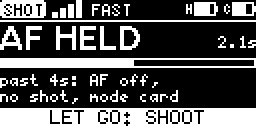
#> input picture assets/src/oled/frames/af-hold.pgm, 128 x 64 px, given in place of splash.pgm, which was not available (shown 2 times larger)
$ python make_screens.py
#> lines starting #> are read from the running program, lines starting #| are printed output that depends on the picture; after the words box and inside, x2 and y2 are one past the last pixel; in counts of white or black regions, pixels touching at a corner belong together
"""Turns the 128x64 frames in frames/ into bezelled PNGs and the two captioned sheets.

Run:  python make_screens.py
The frames come from build.sh, which runs the firmware's own drawing code on a PC.
"""
import os
from PIL import Image, ImageDraw, ImageFont

HERE = os.path.dirname(os.path.abspath(__file__))
FRAMES = os.path.join(HERE, "frames")
OUT = os.path.normpath(os.path.join(HERE, "..", "..", "screens"))

BLACK, GRAPHITE, GREY, LIGHT, ORANGE = "#0e0f11", "#23272b", "#868a8f", "#eceef0", "#ff6410"
PANEL = "#050607"      # unlit OLED
HN = "/System/Library/Fonts/HelveticaNeue.ttc"

def font(size, bold=False):
    return ImageFont.truetype(HN, size, index=1 if bold else 0)

# file name, short caption, longer caption (README), on the short sheet
SCREENS = [
    ("splash", "Splash", "Start-up splash, shown for about 1.7 s on a cold boot only.", True),
    ("ready", "Ready", "Home screen in SHOT mode: link up, camera ready. Top bar: mode, signal bars, link speed, handheld (H) and camera unit (C) batteries.", True),
    ("sending", "Sent", "A press has gone out over LoRa. First of four progress dots filled.", True),
    ("at-cam", "At the camera unit", "The camera unit has received the press (second dot).", True),
    ("pressed", "Pressed", "The camera took the press over Bluetooth (third dot). This is the tick to look for.", True),
    ("af-hold", "Focus held", "Button held: half-press, focus held. Let go and it shoots.", True),
    ("af-lock", "Focus locked", "AF LOCK mode: a tap has locked focus for 30 s. The next tap fires at once, a hold unlocks.", True),
    ("timer", "Self-timer", "Self-timer (set to 5 s here) counting down with focus held (AF ON). Any press stops it.", True),
    ("interval", "Interval", "Interval run: shots taken, time to the next one, and the airtime left this hour.", True),
    ("video", "Video", "VIDEO mode: a tap starts recording, the next tap stops it.", True),
    ("gps", "Where the camera is", "GPS view with both boards holding a fix: distance and compass direction to the camera unit.", True),
    ("camera-unit", "Camera unit", "The camera unit's own status page: Bluetooth state, camera name, radio signal, GPS and battery.", True),
    ("slow-link", "Long-range link", "Same home screen on the long-range setting: SLOW in the top bar (spreading factor 10 to 12).", False),
    ("mode-card", "Mode card", "The mode card: tap moves down the list, hold picks. It closes by itself after 6 s.", False),
    ("link", "Link view", "LINK view: signal each way, margin, spreading factor and bandwidth, transmit power, success rate, round trip time and airtime used.", False),
    ("menu", "Setup menu", "Setup menu on a relay handheld: click moves on, hold 1 s changes the item.", False),
    ("checking", "Checking the link", "Just after power-on: the handheld has asked the camera unit and is waiting for its first reply (radar sweep).", False),
    ("unknown", "Unknown result", "The press reached the camera unit but no result came back. Shown as UNKNOWN until the next press.", False),
]

def frame(name):
#> called with name = 'splash'
    return Image.open(os.path.join(FRAMES, name + ".pgm")).convert("L")
#> returned value is the input picture: PIL image 128x64 L; 33.7% white; 55 white regions (41 under 20 px), largest, box (x1, y1, x2, y2) and area: (0, 54, 128, 64) 1124, (0, 29, 128, 34) 460, (0, 0, 23, 9) 159

def bezel(name, scale, pad, radius):
    """The frame scaled with nearest-neighbour, on a dark rounded bezel. Returns RGBA."""
    src = frame(name).resize((128 * scale, 64 * scale), Image.NEAREST)
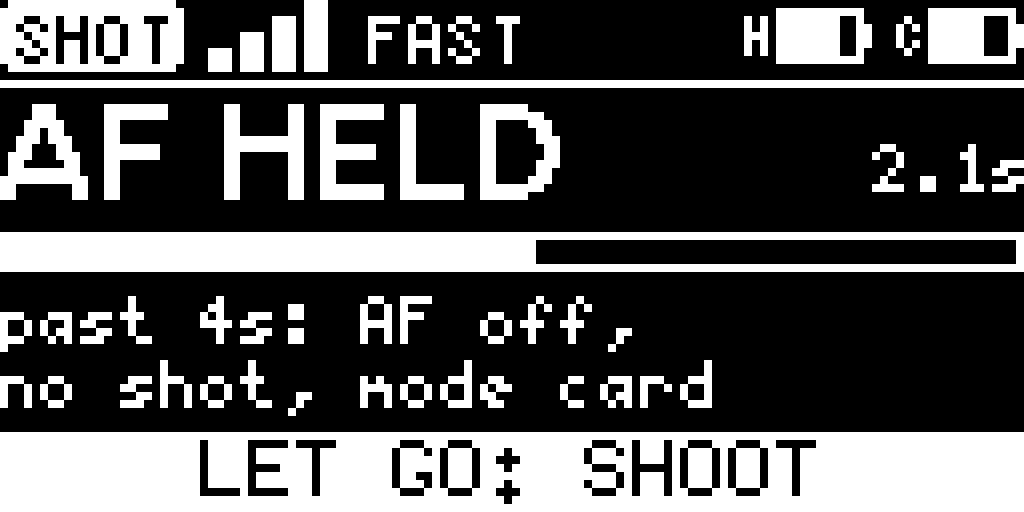
#> src: PIL image 1024x512 L; 33.7% white; 55 white regions, largest, box (x1, y1, x2, y2) and area: (0, 432, 1024, 512) 71936, (0, 232, 1024, 272) 29440, (0, 0, 184, 72) 10176
    lit = Image.new("RGB", src.size, LIGHT)
    panel = Image.new("RGB", src.size, PANEL)
    panel.paste(lit, (0, 0), src)
    w, h = src.size[0] + 2 * pad, src.size[1] + 2 * pad
#> w = 1104; h = 592
    ss = 4
    big = Image.new("RGBA", (w * ss, h * ss), (0, 0, 0, 0))
#> big: PIL image 4416x2368 RGBA; every value is 0
    d = ImageDraw.Draw(big)
    d.rounded_rectangle([0, 0, w * ss - 1, h * ss - 1], radius * ss, fill=GRAPHITE)
    b = max(2, scale // 2) * ss
    d.rounded_rectangle([b, b, w * ss - 1 - b, h * ss - 1 - b], (radius * ss) - b, fill=PANEL)
    out = big.resize((w, h), Image.LANCZOS)
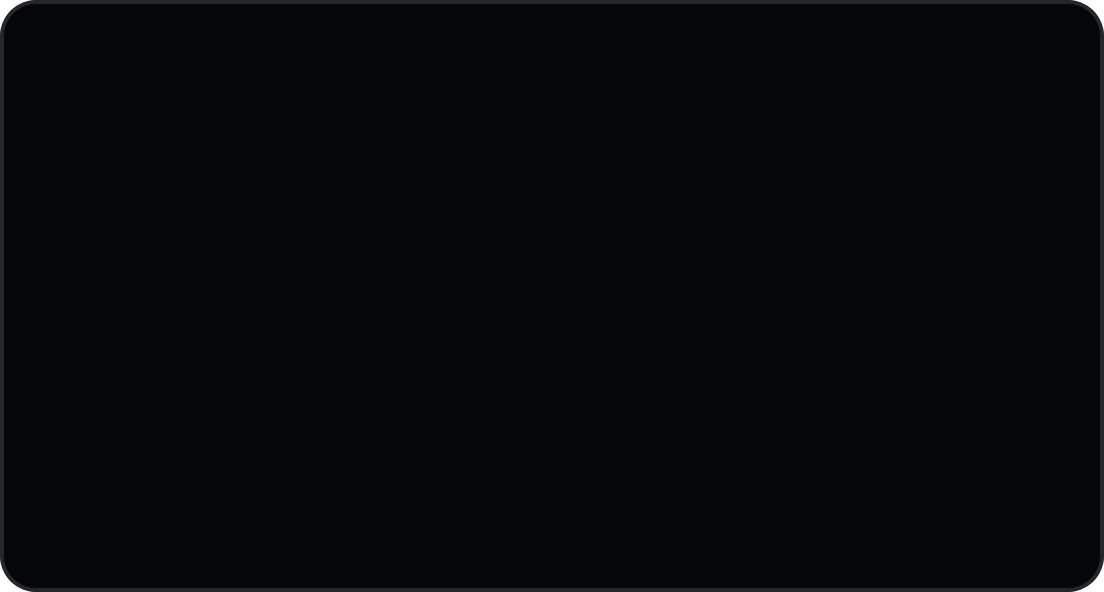
#> out: PIL image 1104x592 RGBA; mean R, G, B, A 5.6, 6.7, 7.7, 254.6; transparent parts drawn white
    out.paste(panel, (pad, pad))
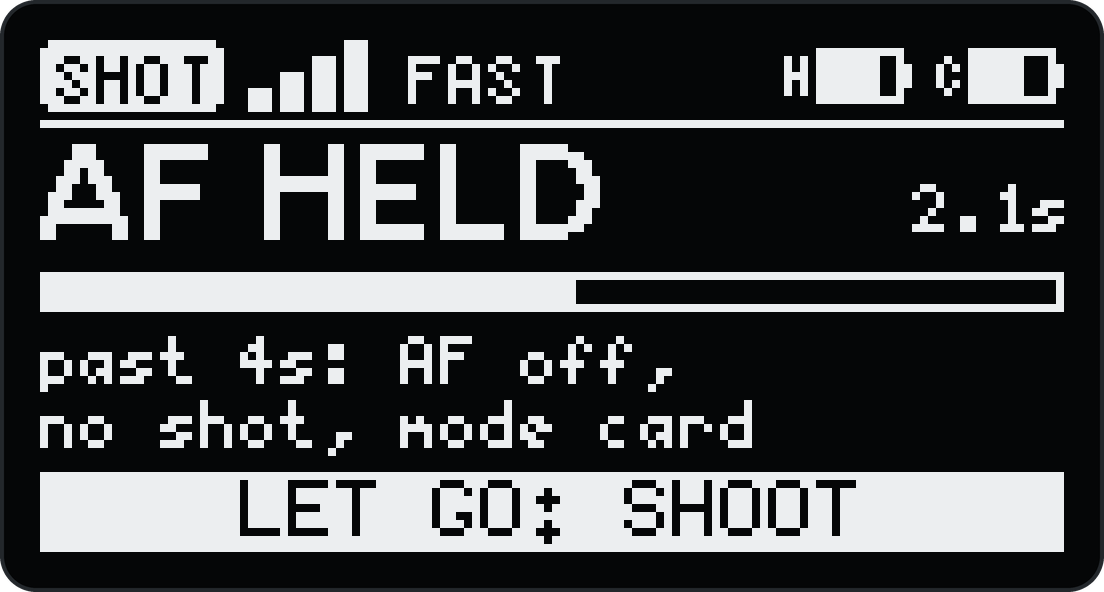
#> out: PIL image 1104x592 RGBA; mean R, G, B, A 68, 69.3, 70.6, 254.6; transparent parts drawn white
    return out

def singles():
    for name, _, _, _ in SCREENS:
        im = bezel(name, 8, 40, 36)
        canvas = Image.new("RGB", (im.width + 96, im.height + 96), BLACK)
        canvas.paste(im, (48, 48), im)
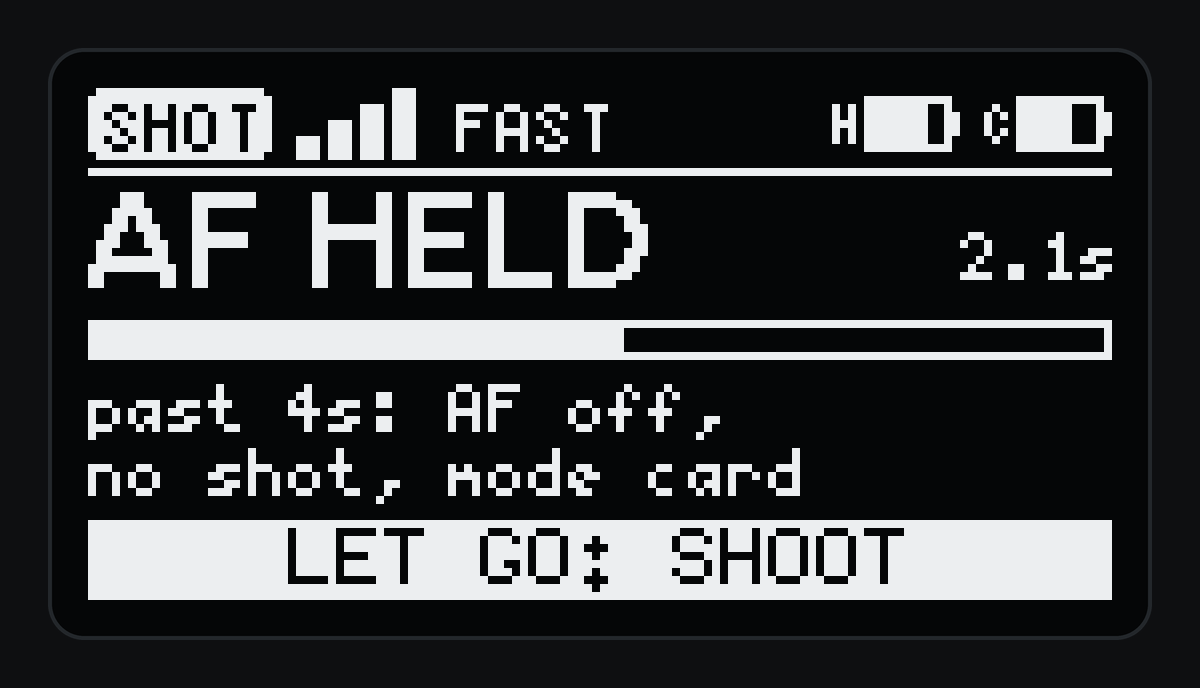
#> canvas: PIL image 1200x688 RGB; mean R, G, B 56.7, 58, 59.5
        canvas.save(os.path.join(OUT, name + ".png"), optimize=True)
#> pass 2 of the loop in singles, `for name, _, _, _ in SCREENS:`:
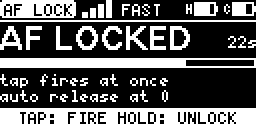
#> input picture assets/src/oled/frames/af-lock.pgm, 128 x 64 px, given in place of ready.pgm, which was not available (shown 2 times larger)
#> in frame, returned value is the input picture: PIL image 128x64 L; 36.6% white; 56 white regions (40 under 20 px), largest, box (x1, y1, x2, y2) and area: (0, 54, 128, 64) 1061, (0, 29, 128, 34) 538, (0, 0, 38, 9) 270
#> src: PIL image 1024x512 L; 36.6% white; 56 white regions, largest, box (x1, y1, x2, y2) and area: (0, 432, 1024, 512) 67904, (0, 232, 1024, 272) 34432, (0, 0, 304, 72) 17280
#> in bezel (call 2), `out.paste(panel, (pad, pad))`:
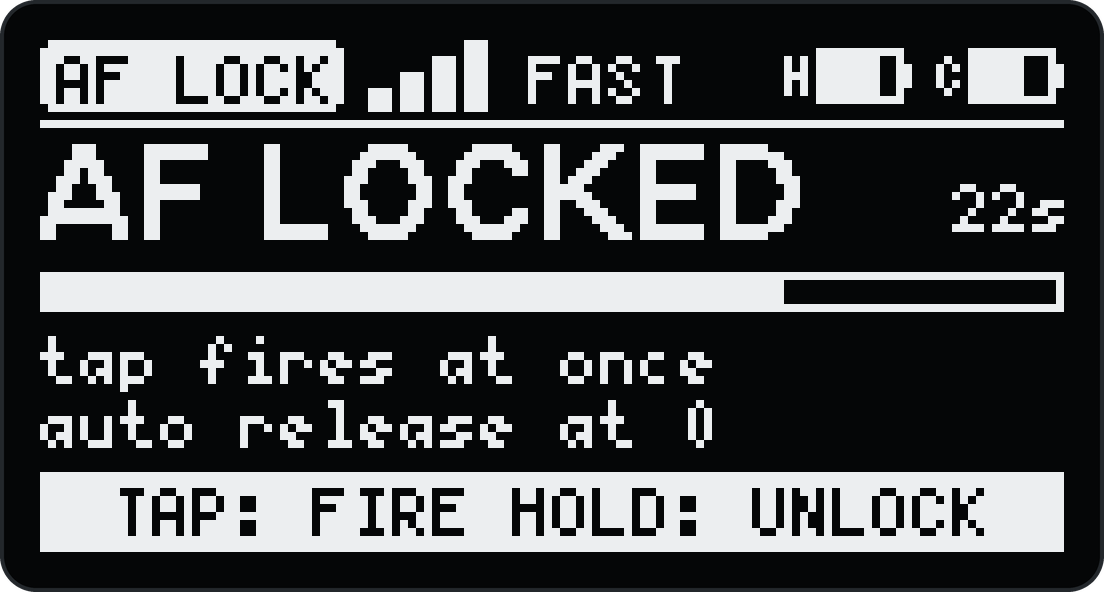
#> out: PIL image 1104x592 RGBA; mean R, G, B, A 73.4, 74.7, 76.1, 254.6; transparent parts drawn white
#> in singles, `canvas.paste(im, (48, 48), im)`:
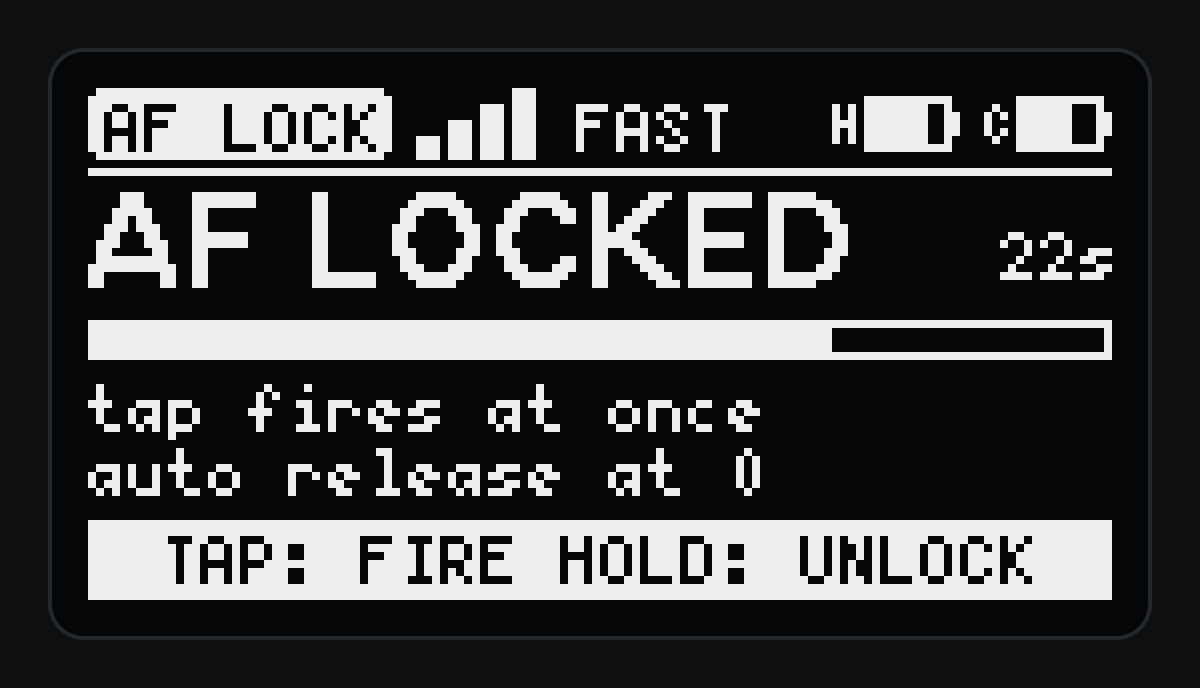
#> canvas: PIL image 1200x688 RGB; mean R, G, B 61, 62.3, 63.8

def sheet(out, screens, sub):
    cols, scale, pad = 4, 5, 24
    tile = bezel(screens[0][0], scale, pad, 22)
    tw, th = tile.size
    margin, gx, cap_h, gy = 96, 64, 64, 40
    rows = (len(screens) + cols - 1) // cols
    head = 250
    W = 2 * margin + cols * tw + (cols - 1) * gx
    H = head + rows * (th + cap_h) + (rows - 1) * gy + 150
    im = Image.new("RGB", (W, H), BLACK)
    d = ImageDraw.Draw(im)
    d.rectangle([margin, 92, margin + 56, 98], fill=ORANGE)
    d.text((margin, 118), "SLR Remote", font=font(64, True), fill=LIGHT)
    d.text((margin, 196), sub, font=font(30), fill=GREY)
    fcap = font(30, True)
    fnum = font(30)
    for i, (name, cap, _, _) in enumerate(screens):
        r, c = divmod(i, cols)
        x = margin + c * (tw + gx)
        y = head + r * (th + cap_h + gy)
        t = bezel(name, scale, pad, 22)
        im.paste(t, (x, y), t)
        num = "%02d" % (i + 1)
        d.text((x + 4, y + th + 18), num, font=fnum, fill=ORANGE)
        d.text((x + 4 + d.textlength(num + "  ", font=fnum), y + th + 18), cap, font=fcap, fill=LIGHT)
    foot = "Drawn by the firmware's own screen code running on a PC. Example values. Not photographs."
    d.text((margin, H - 96), foot, font=font(26), fill=GREY)
    im.save(os.path.join(OUT, out), optimize=True)

if __name__ == "__main__":
    os.makedirs(OUT, exist_ok=True)
#> (the run stopped early here; a loop or call above may not have finished)
